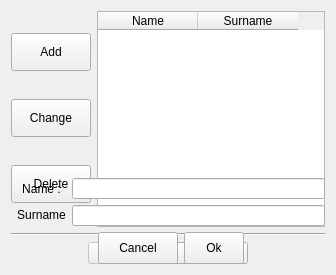
<?xml version="1.0" encoding="UTF-8"?>
<ui version="4.0">
 <class>Begin_first</class>
 <widget class="QWidget" name="Begin_first">
  <property name="geometry">
   <rect>
    <x>0</x>
    <y>0</y>
    <width>336</width>
    <height>275</height>
   </rect>
  </property>
  <property name="windowTitle">
   <string>Form</string>
  </property>
  <layout class="QGridLayout" name="gridLayout_5">
   <item row="0" column="0" rowspan="2" colspan="2">
    <layout class="QVBoxLayout" name="verticalLayout">
     <item>
      <layout class="QGridLayout" name="gridLayout">
       <item row="0" column="0">
        <layout class="QVBoxLayout" name="verticalLayout_3">
         <item>
          <widget class="QPushButton" name="pushButton">
           <property name="maximumSize">
            <size>
             <width>143</width>
             <height>38</height>
            </size>
           </property>
           <property name="text">
            <string>Add</string>
           </property>
          </widget>
         </item>
         <item>
          <widget class="QPushButton" name="pushButton_6">
           <property name="maximumSize">
            <size>
             <width>143</width>
             <height>38</height>
            </size>
           </property>
           <property name="text">
            <string>Change</string>
           </property>
          </widget>
         </item>
         <item>
          <widget class="QPushButton" name="pushButton_3">
           <property name="maximumSize">
            <size>
             <width>143</width>
             <height>38</height>
            </size>
           </property>
           <property name="text">
            <string>Delete</string>
           </property>
          </widget>
         </item>
        </layout>
       </item>
       <item row="0" column="1">
        <widget class="QTableWidget" name="tableWidget">
         <column>
          <property name="text">
           <string>Name</string>
          </property>
          <property name="font">
           <font>
            <kerning>false</kerning>
           </font>
          </property>
         </column>
         <column>
          <property name="text">
           <string>Surname</string>
          </property>
         </column>
        </widget>
       </item>
      </layout>
     </item>
     <item>
      <layout class="QGridLayout" name="gridLayout_4">
       <item row="0" column="0" colspan="3">
        <widget class="Line" name="line">
         <property name="orientation">
          <enum>Qt::Horizontal</enum>
         </property>
        </widget>
       </item>
       <item row="1" column="0">
        <spacer name="horizontalSpacer">
         <property name="orientation">
          <enum>Qt::Horizontal</enum>
         </property>
         <property name="sizeHint" stdset="0">
          <size>
           <width>40</width>
           <height>20</height>
          </size>
         </property>
        </spacer>
       </item>
       <item row="1" column="1">
        <widget class="QSplitter" name="splitter">
         <property name="orientation">
          <enum>Qt::Horizontal</enum>
         </property>
         <widget class="QPushButton" name="pushButton_4">
          <property name="enabled">
           <bool>false</bool>
          </property>
          <property name="maximumSize">
           <size>
            <width>78</width>
            <height>32</height>
           </size>
          </property>
          <property name="text">
           <string>Prev</string>
          </property>
         </widget>
         <widget class="QPushButton" name="pushButton_5">
          <property name="maximumSize">
           <size>
            <width>78</width>
            <height>32</height>
           </size>
          </property>
          <property name="text">
           <string>Next</string>
          </property>
         </widget>
        </widget>
       </item>
       <item row="1" column="2">
        <spacer name="horizontalSpacer_2">
         <property name="orientation">
          <enum>Qt::Horizontal</enum>
         </property>
         <property name="sizeHint" stdset="0">
          <size>
           <width>40</width>
           <height>20</height>
          </size>
         </property>
        </spacer>
       </item>
      </layout>
     </item>
    </layout>
   </item>
   <item row="1" column="1">
    <layout class="QVBoxLayout" name="verticalLayout_2">
     <item>
      <layout class="QGridLayout" name="gridLayout_2">
       <item row="1" column="0">
        <widget class="QLabel" name="label_2">
         <property name="text">
          <string>&lt;html&gt;&lt;head/&gt;&lt;body&gt;&lt;p align=&quot;center&quot;&gt;Surname&lt;/p&gt;&lt;/body&gt;&lt;/html&gt;</string>
         </property>
        </widget>
       </item>
       <item row="0" column="1">
        <widget class="QLineEdit" name="lineEdit">
         <property name="maximumSize">
          <size>
           <width>167215</width>
           <height>21</height>
          </size>
         </property>
         <property name="text">
          <string/>
         </property>
        </widget>
       </item>
       <item row="0" column="0">
        <widget class="QLabel" name="label">
         <property name="text">
          <string>Name :</string>
         </property>
         <property name="alignment">
          <set>Qt::AlignCenter</set>
         </property>
        </widget>
       </item>
       <item row="1" column="1">
        <widget class="QLineEdit" name="lineEdit_2">
         <property name="maximumSize">
          <size>
           <width>167215</width>
           <height>21</height>
          </size>
         </property>
         <property name="text">
          <string/>
         </property>
        </widget>
       </item>
      </layout>
     </item>
     <item>
      <layout class="QGridLayout" name="gridLayout_3">
       <item row="0" column="0">
        <spacer name="horizontalSpacer_3">
         <property name="orientation">
          <enum>Qt::Horizontal</enum>
         </property>
         <property name="sizeHint" stdset="0">
          <size>
           <width>40</width>
           <height>20</height>
          </size>
         </property>
        </spacer>
       </item>
       <item row="0" column="1">
        <layout class="QHBoxLayout" name="horizontalLayout_3">
         <item>
          <widget class="QPushButton" name="pushButton_7">
           <property name="maximumSize">
            <size>
             <width>81</width>
             <height>32</height>
            </size>
           </property>
           <property name="text">
            <string>Cancel</string>
           </property>
          </widget>
         </item>
         <item>
          <widget class="QPushButton" name="pushButton_2">
           <property name="maximumSize">
            <size>
             <width>60</width>
             <height>32</height>
            </size>
           </property>
           <property name="text">
            <string>Ok</string>
           </property>
          </widget>
         </item>
        </layout>
       </item>
       <item row="0" column="2">
        <spacer name="horizontalSpacer_4">
         <property name="orientation">
          <enum>Qt::Horizontal</enum>
         </property>
         <property name="sizeHint" stdset="0">
          <size>
           <width>40</width>
           <height>20</height>
          </size>
         </property>
        </spacer>
       </item>
      </layout>
     </item>
    </layout>
   </item>
  </layout>
 </widget>
 <resources/>
 <connections/>
</ui>
